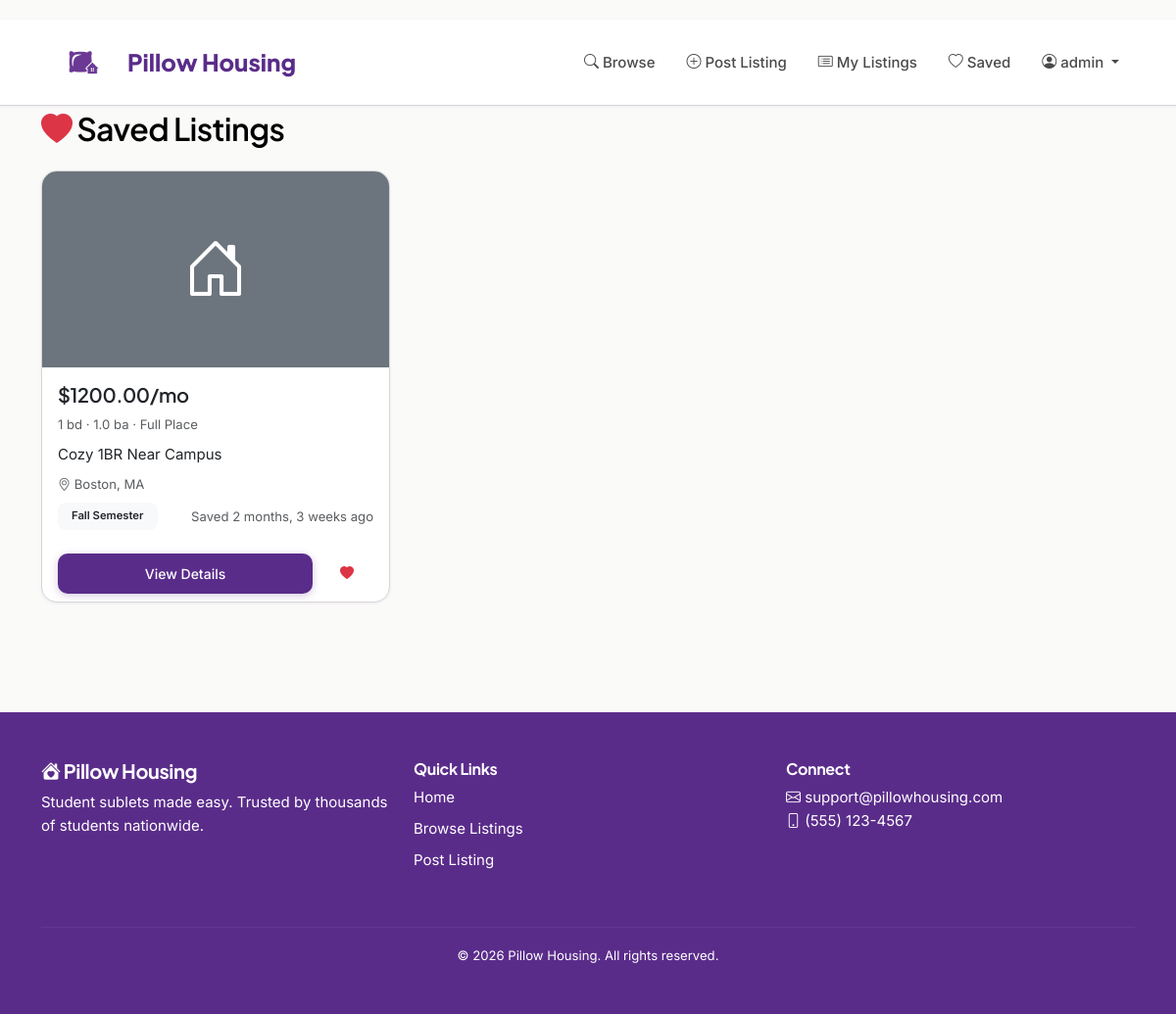
/saved/ (signed in), run on the app's committed database.
### accounts/models.py (models this page shows, shortened)
class User(AbstractUser):
    school = models.CharField(max_length=200, blank=True)
    grad_year = models.IntegerField(null=True, blank=True)
    avatar = models.ImageField(upload_to='avatars/', null=True, blank=True)

### listings/models.py (models this page shows, shortened)
class SavedListing(models.Model):
    user = models.ForeignKey(User, on_delete=models.CASCADE, related_name='saved_listings')
    listing = models.ForeignKey(Listing, on_delete=models.CASCADE, related_name='saved_by')
    created_at = models.DateTimeField(auto_now_add=True)
    class Meta:
        unique_together = ('user', 'listing')

class Listing(models.Model):
    owner = models.ForeignKey(User, on_delete=models.CASCADE, related_name='listings')
    title = models.CharField(max_length=200)
    description = models.TextField()
    posting_type = models.CharField(max_length=20, choices=POSTING_TYPE_CHOICES, default='offering')
    listing_type = models.CharField(max_length=10, choices=LISTING_TYPE_CHOICES, default='full')
    rent = models.DecimalField(max_digits=10, decimal_places=2)
    beds = models.IntegerField()
    baths = models.DecimalField(max_digits=3, decimal_places=1)
    address = models.CharField(max_length=255)
    city = models.CharField(max_length=100)
    state = models.CharField(max_length=50)
    zip_code = models.CharField(max_length=10)
    latitude = models.FloatField(null=True, blank=True)
    longitude = models.FloatField(null=True, blank=True)
    furnished = models.BooleanField(default=False)
    pets_allowed = models.BooleanField(default=False)
    washer_dryer_in_unit = models.BooleanField(default=False)
    dishwasher = models.BooleanField(default=False)
    air_conditioning = models.BooleanField(default=False)
    heating = models.BooleanField(default=False)
    balcony = models.BooleanField(default=False)
    gym = models.BooleanField(default=False)
    pool = models.BooleanField(default=False)
    parking = models.BooleanField(default=False)
    parking_spaces = models.IntegerField(null=True, blank=True, help_text="Number of parking spaces")
    doorman = models.BooleanField(default=False)
    elevator = models.BooleanField(default=False)
    laundry_in_building = models.BooleanField(default=False)
    bike_storage = models.BooleanField(default=False)
    electricity_included = models.BooleanField(default=False)
    water_included = models.BooleanField(default=False)
    gas_included = models.BooleanField(default=False)
    internet_included = models.BooleanField(default=False)
    cable_included = models.BooleanField(default=False)
    has_roommates = models.BooleanField(default=False)
    number_of_roommates = models.IntegerField(null=True, blank=True)
    roommate_gender = models.CharField(max_length=20, choices=ROOMMATE_GENDER_CHOICES, default='any', blank=True)
    duration_type = models.CharField(max_length=20, choices=DURATION_CHOICES, default='custom')
    lease_start = models.DateField()
    lease_end = models.DateField()
    status = models.CharField(max_length=20, choices=STATUS_CHOICES, default='active')
    is_boosted = models.BooleanField(default=False)
    boosted_until = models.DateTimeField(null=True, blank=True)
    created_at = models.DateTimeField(auto_now_add=True)
    updated_at = models.DateTimeField(auto_now=True)
    last_bumped = models.DateTimeField(null=True, blank=True)
    class Meta:
        ordering = ['-is_boosted', '-last_bumped', '-created_at']

### listings/views.py (the view)
# urls.py: path('saved/', views.saved_listings, name='saved_listings'),
@login_required
def saved_listings(request):
    saved_listings = SavedListing.objects.filter(user=request.user).select_related('listing')
    return render(request, 'listings/saved.html', {'saved_listings': saved_listings})

### templates/listings/saved.html (shortened to what this page needs)
{% extends 'base.html' %}
{% block content %}
<div class="container py-4">
    <h2 class="mb-4"><i class="bi bi-heart-fill text-danger"></i> Saved Listings</h2>
    {% if saved_listings %}
        <div class="row">
            {% for saved in saved_listings %}
                <div class="col-md-6 col-lg-4 mb-4">
                    <div class="card h-100 listing-card">
                        <a href="{% url 'listing_detail' saved.listing.pk %}" class="text-decoration-none">
                            {% if saved.listing.images.first %}
                                <img src="{{ saved.listing.images.first.image.url }}" class="card-img-top" style="height: 200px; object-fit: cover;" alt="{{ saved.listing.title }}">
                            {% else %}
                                <div class="bg-secondary text-white d-flex align-items-center justify-content-center" style="height: 200px;">
                                    <i class="bi bi-house-door display-3"></i>
                                </div>
                            {% endif %}
                            <div class="card-body">
                                <div class="d-flex justify-content-between align-items-start mb-2">
                                    <h5 class="card-title text-dark mb-0">${{ saved.listing.rent }}/mo</h5>
                                </div>
                                <p class="text-muted small mb-2">
                                    {{ saved.listing.beds }} bd · {{ saved.listing.baths }} ba ·
                                    {% if saved.listing.listing_type == 'room' %}Room{% else %}Full Place{% endif %}
                                </p>
                                <p class="card-text text-dark mb-2">{{ saved.listing.title|truncatewords:8 }}</p>
                                <p class="text-muted small mb-2">
                                    <i class="bi bi-geo-alt"></i> {{ saved.listing.city }}, {{ saved.listing.state }}
                                </p>
                                <div class="d-flex justify-content-between align-items-center">
                                    <span class="badge bg-light text-dark">
                                        {{ saved.listing.get_duration_type_display }}
                                    </span>
                                    <small class="text-muted">Saved {{ saved.created_at|timesince }} ago</small>
                                </div>
                            </div>
                        </a>
                        <div class="card-footer bg-transparent border-0">
                            <div class="d-flex gap-2">
                                <a href="{% url 'listing_detail' saved.listing.pk %}" class="btn btn-sm btn-primary flex-grow-1">
                                    View Details
                                </a>
                                <a href="{% url 'toggle_save' saved.listing.pk %}" class="btn btn-sm btn-outline-danger">
                                    <i class="bi bi-heart-fill"></i>
                                </a>
                            </div>
                        </div>
                    </div>
                </div>
            {% endfor %}
        </div>
    {% endif %}
</div>
{% endblock %}

### templates/base.html (shortened to what this page needs)
{% load static %}
<!DOCTYPE html>
<html lang="en">
<head>
    <link href="https://cdn.jsdelivr.net/npm/bootstrap@5.3.0/dist/css/bootstrap.min.css" rel="stylesheet">
    <link rel="stylesheet" href="https://cdn.jsdelivr.net/npm/bootstrap-icons@1.10.0/font/bootstrap-icons.css">
    <link rel="stylesheet" href="https://unpkg.com/leaflet@1.9.4/dist/leaflet.css" />
    <link rel="stylesheet" href="{% static 'css/custom.css' %}">
</head>
<body>
    <nav class="navbar navbar-expand-lg navbar-light sticky-top">
        <div class="container">
            <a class="navbar-brand d-flex align-items-center" href="{% url 'landing' %}">
                <img src="{% static 'images/logo.jpg' %}" alt="Pillow Housing" class="me-2">
                Pillow Housing
            </a>
            <div class="collapse navbar-collapse" id="navbarNav">
                <ul class="navbar-nav ms-auto">
                    <li class="nav-item">
                        <a class="nav-link" href="{% url 'search_results' %}">
                            <i class="bi bi-search"></i> Browse
                        </a>
                    </li>
                    {% if user.is_authenticated %}
                        <li class="nav-item">
                            <a class="nav-link" href="{% url 'create_listing' %}">
                                <i class="bi bi-plus-circle"></i> Post Listing
                            </a>
                        </li>
                        <li class="nav-item">
                            <a class="nav-link" href="{% url 'my_listings' %}">
                                <i class="bi bi-card-list"></i> My Listings
                            </a>
                        </li>
                        <li class="nav-item">
                            <a class="nav-link" href="{% url 'saved_listings' %}">
                                <i class="bi bi-heart"></i> Saved
                            </a>
                        </li>
                        <li class="nav-item dropdown">
                            <a class="nav-link dropdown-toggle" href="#" id="navbarDropdown" role="button" data-bs-toggle="dropdown">
                                <i class="bi bi-person-circle"></i> {{ user.username }}
                            </a>
                        </li>
                    {% endif %}
                </ul>
            </div>
        </div>
    </nav>
    <main>
        {% block content %}{% endblock %}
    </main>
    <footer class="text-white py-5">
        <div class="container">
            <div class="row">
                <div class="col-md-4 mb-4">
                    <h5><i class="bi bi-house-heart-fill"></i> Pillow Housing</h5>
                    <p>Student sublets made easy. Trusted by thousands of students nationwide.</p>
                </div>
                <div class="col-md-4 mb-4">
                    <h6>Quick Links</h6>
                    <ul class="list-unstyled">
                        <li class="mb-2"><a href="{% url 'landing' %}" class="text-decoration-none">Home</a></li>
                        <li class="mb-2"><a href="{% url 'search_results' %}" class="text-decoration-none">Browse Listings</a></li>
                        {% if user.is_authenticated %}
                            <li class="mb-2"><a href="{% url 'create_listing' %}" class="text-decoration-none">Post Listing</a></li>
                        {% endif %}
                    </ul>
                </div>
                <div class="col-md-4 mb-4">
                    <h6>Connect</h6>
                    <p>
                        <i class="bi bi-envelope"></i> support@pillowhousing.com<br>
                        <i class="bi bi-phone"></i> (555) 123-4567
                    </p>
                </div>
            </div>
            <hr style="background-color: rgba(255,255,255,0.2); border: none; height: 1px;">
            <div class="text-center mt-3">
                <small>&copy; 2026 Pillow Housing. All rights reserved.</small>
            </div>
        </div>
    </footer>
</body>
</html>

### static/css/custom.css (style rules this page uses)
.listing-card { transition: all 0.3s ease; border: 1px solid #e0e0e0; overflow: hidden; }
.badge { font-weight: 500; padding: 0.35em 0.65em; }
.sticky-top { top: 20px; }
.btn { transition: all 0.2s ease; }
img { transition: opacity 0.3s ease; }

### templates/listings/saved.html (style rules this page uses)
.listing-card { transition: all 0.3s ease; border: 1px solid #dee2e6; }

### templates/base.html (style rules this page uses)
:root { --primary-purple: #5a2c8a; --primary-purple-light: #6d3996; --accent-lavender: #d0aee4; --neutral-gray: #d8d5d5; --text-black: #000000; --white: #ffffff; --background: #fafaf9; --surface: #ffffff; --text-primary: #000000; --text-secondary: #4a4a4a; --text-muted: #6b7280; --shadow-sm: 0 1px 3px rgba(90, 44, 138, 0.08); --shadow-md: 0 4px 12px rgba(90, 44, 138, 0.12); --shadow-lg: 0 12px 32px rgba(90, 44, 138, 0.18); }
* { margin: 0; padding: 0; box-sizing: border-box; }
body { font-family: 'Inter', -apple-system, BlinkMacSystemFont, 'Segoe UI', sans-serif; background-color: var(--background); color: var(--text-primary); line-height: 1.6; font-size: 15px; }
h1, h2, h3, h4, h5, h6 { font-family: 'Plus Jakarta Sans', 'Inter', sans-serif; font-weight: 600; color: var(--text-primary); letter-spacing: -0.02em; }
.navbar { background-color: var(--white) !important; border-bottom: 1px solid var(--neutral-gray); box-shadow: var(--shadow-sm); padding: 1rem 0; }
.navbar-brand { font-family: 'Plus Jakarta Sans', sans-serif; font-weight: 800; font-size: 1.5rem; color: var(--primary-purple) !important; }
.navbar-brand img { height: 45px; transition: transform 0.2s; }
.nav-link { color: var(--text-secondary) !important; font-weight: 500; transition: all 0.2s; padding: 0.5rem 1rem !important; border-radius: 8px; }
.btn { font-weight: 500; border-radius: 10px; padding: 0.625rem 1.25rem; transition: all 0.2s; border: none; }
.btn-primary { background-color: var(--primary-purple); color: white; box-shadow: 0 2px 8px rgba(90, 44, 138, 0.25); }
.card { background-color: var(--surface); border: 1px solid var(--neutral-gray); border-radius: 16px; box-shadow: var(--shadow-sm); transition: all 0.3s; }
.listing-card { transition: all 0.3s; text-decoration: none; }
.badge { font-weight: 600; padding: 0.5rem 0.875rem; border-radius: 8px; }
footer { background-color: var(--primary-purple); color: white; margin-top: 4rem; }
footer h5, footer h6 { color: white; font-weight: 700; }
footer p, footer li, footer small { color: white; font-weight: 400; }
footer a { color: white; font-weight: 400; transition: all 0.2s; }

### data on the page
User: username "admin"
SavedListing: listing.rent "1200.00", listing.beds "1", listing.baths "1.0", shows "Full Place", listing "Cozy 1BR Near Campus", listing.city "Boston", listing.state "MA", listing.duration_type "Fall Semester", created_at "2 months, 3 weeks"
